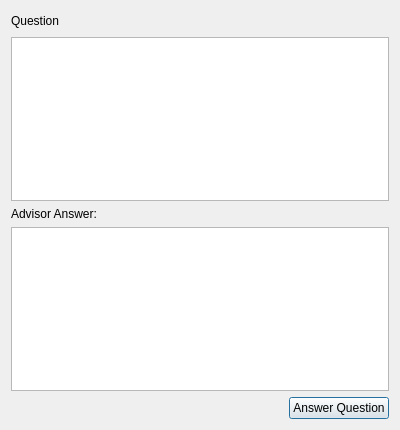
<?xml version="1.0" encoding="UTF-8"?>
<ui version="4.0">
 <class>Dialog</class>
 <widget class="QDialog" name="Dialog">
  <property name="geometry">
   <rect>
    <x>0</x>
    <y>0</y>
    <width>400</width>
    <height>430</height>
   </rect>
  </property>
  <property name="windowTitle">
   <string>Dialog</string>
  </property>
  <layout class="QVBoxLayout" name="verticalLayout">
   <item>
    <layout class="QHBoxLayout" name="horizontalLayout_4">
     <item>
      <widget class="QLabel" name="label_3">
       <property name="text">
        <string>Question</string>
       </property>
      </widget>
     </item>
     <item>
      <spacer name="horizontalSpacer_2">
       <property name="orientation">
        <enum>Qt::Horizontal</enum>
       </property>
       <property name="sizeHint" stdset="0">
        <size>
         <width>40</width>
         <height>20</height>
        </size>
       </property>
      </spacer>
     </item>
    </layout>
   </item>
   <item>
    <widget class="QTextEdit" name="questionText">
     <property name="readOnly">
      <bool>true</bool>
     </property>
     <property name="html">
      <string>&lt;!DOCTYPE HTML PUBLIC &quot;-//W3C//DTD HTML 4.0//EN&quot; &quot;http://www.w3.org/TR/REC-html40/strict.dtd&quot;&gt;
&lt;html&gt;&lt;head&gt;&lt;meta name=&quot;qrichtext&quot; content=&quot;1&quot; /&gt;&lt;style type=&quot;text/css&quot;&gt;
p, li { white-space: pre-wrap; }
&lt;/style&gt;&lt;/head&gt;&lt;body style=&quot; font-family:'Lucida Grande'; font-size:13pt; font-weight:400; font-style:normal;&quot;&gt;
&lt;p style=&quot;-qt-paragraph-type:empty; margin-top:0px; margin-bottom:0px; margin-left:0px; margin-right:0px; -qt-block-indent:0; text-indent:0px;&quot;&gt;&lt;/p&gt;&lt;/body&gt;&lt;/html&gt;</string>
     </property>
     <property name="acceptRichText">
      <bool>false</bool>
     </property>
    </widget>
   </item>
   <item>
    <widget class="QLabel" name="label">
     <property name="text">
      <string>Advisor Answer:</string>
     </property>
    </widget>
   </item>
   <item>
    <widget class="QTextEdit" name="answerText"/>
   </item>
   <item>
    <layout class="QHBoxLayout" name="horizontalLayout">
     <item>
      <spacer name="horizontalSpacer">
       <property name="orientation">
        <enum>Qt::Horizontal</enum>
       </property>
       <property name="sizeHint" stdset="0">
        <size>
         <width>40</width>
         <height>20</height>
        </size>
       </property>
      </spacer>
     </item>
     <item>
      <widget class="QPushButton" name="answerButton">
       <property name="text">
        <string>Answer Question</string>
       </property>
      </widget>
     </item>
    </layout>
   </item>
  </layout>
 </widget>
 <resources/>
 <connections>
  <connection>
   <sender>answerButton</sender>
   <signal>clicked()</signal>
   <receiver>Dialog</receiver>
   <slot>accept()</slot>
   <hints>
    <hint type="sourcelabel">
     <x>313</x>
     <y>401</y>
    </hint>
    <hint type="destinationlabel">
     <x>199</x>
     <y>214</y>
    </hint>
   </hints>
  </connection>
 </connections>
</ui>
